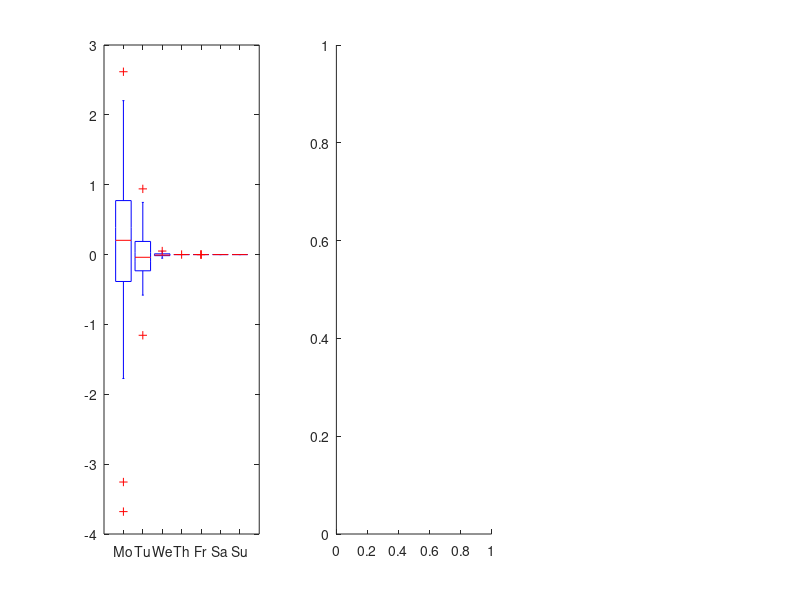

MATLAB code to generate this figure: (Note: this script raises an error after producing the figure.)
DIM = 100;
GS = 7;
x = zeros(DIM,GS);
for i = 1:GS
    x(:,i) = exp(-(i-1)^2)*(randn(DIM,1));
end
figure(1);
subplot(1,3,1);
boxplot (x) ;
set(gca(),'xtick',[1:GS],'xticklabel', {'Mo','Tu','We','Th','Fr','Sa','Su'});
subplot(1,3,2);
boxplot(x,Orientation="horizontal");
set(gca(),"ytick",[1:GS],"yTickLabel",{'Mo','Tu','We','Th','Fr','Sa','Su'});
subplot(1,3,3);
rgbImage = imread("Jerry.jpg");
imshow(rgbImage);